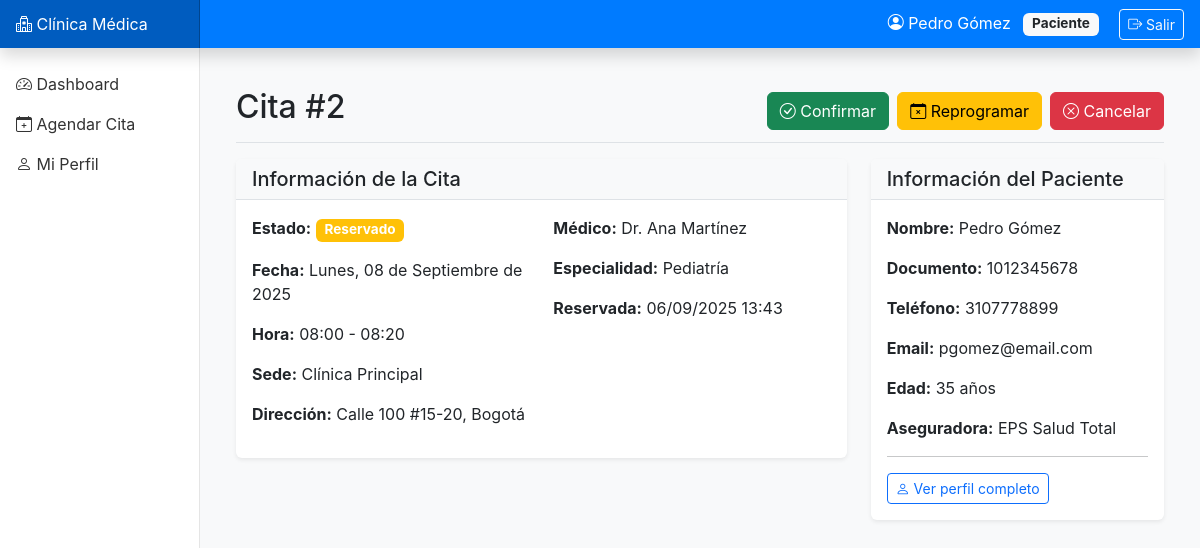
The app's page /appointments/2/ (signed in) with its own data.
### accounts/models.py (models this page shows, shortened)
class User(AbstractUser):
    ROLE_CHOICES = [
        ('ADMIN', 'Administrador'),
        ('RECEP', 'Recepción'),
        ('MEDICO', 'Médico'),
        ('PACIENTE', 'Paciente'),
        ('SOPORTE', 'Soporte/BI'),
    ]
    role = models.CharField(max_length=10, choices=ROLE_CHOICES, default='PACIENTE')
    phone = models.CharField(max_length=20, blank=True)
    document_id = models.CharField(max_length=20, unique=True, null=True, blank=True)
    class Meta:
        db_table = 'accounts_user'
        verbose_name = 'Usuario'
        verbose_name_plural = 'Usuarios'

### appointments/models.py (models this page shows, shortened)
class Appointment(models.Model):
    STATUS_CHOICES = [
        ('RESERVADO', 'Reservado'),
        ('CONFIRMADO', 'Confirmado'),
        ('REPROGRAMADO', 'Reprogramado'),
        ('CANCELADO_PAC', 'Cancelado por paciente'),
        ('CANCELADO_CLIN', 'Cancelado por clínica'),
        ('NO_SHOW', 'No asistió'),
        ('ATENDIDO', 'Atendido'),
    ]
    slot = models.OneToOneField('availability.Slot', on_delete=models.PROTECT, related_name='appointment')
    patient = models.ForeignKey('patients.Patient', on_delete=models.CASCADE, related_name='appointments')
    status = models.CharField(max_length=20, choices=STATUS_CHOICES, default='RESERVADO')
    booked_at = models.DateTimeField(auto_now_add=True, verbose_name='Fecha de reserva')
    confirmed_at = models.DateTimeField(null=True, blank=True, verbose_name='Fecha de confirmación')
    rescheduled_from = models.ForeignKey('self', null=True, blank=True, on_delete=models.SET_NULL, related_name='rescheduled_to')
    canceled_at = models.DateTimeField(null=True, blank=True, verbose_name='Fecha de cancelación')
    canceled_by = models.ForeignKey(settings.AUTH_USER_MODEL, null=True, blank=True, on_delete=models.SET_NULL, related_name='canceled_appointments')
    cancel_reason = models.TextField(blank=True, verbose_name='Motivo de cancelación')
    checked_in_at = models.DateTimeField(null=True, blank=True, verbose_name='Hora de check-in')
    attended_at = models.DateTimeField(null=True, blank=True, verbose_name='Hora de atención')
    no_show_marked_at = models.DateTimeField(null=True, blank=True, verbose_name='Marcado como no-show')
    notes = models.TextField(blank=True, verbose_name='Notas')
    class Meta:
        db_table = 'appointments_appointment'
        verbose_name = 'Cita'
        verbose_name_plural = 'Citas'
        ordering = ['-booked_at']

### availability/models.py (models this page shows, shortened)
class Slot(models.Model):
    STATUS_CHOICES = [
        ('LIBRE', 'Libre'),
        ('BLOQUEADO', 'Bloqueado'),
        ('OCUPADO', 'Ocupado'),
    ]
    SOURCE_CHOICES = [
        ('TPL', 'Plantilla'),
        ('EXCEPTION', 'Excepción'),
    ]
    doctor = models.ForeignKey(Doctor, on_delete=models.CASCADE, related_name='slots')
    location = models.ForeignKey(Location, on_delete=models.CASCADE)
    room = models.ForeignKey(Room, on_delete=models.SET_NULL, null=True, blank=True)
    appointment_type = models.ForeignKey(AppointmentType, on_delete=models.SET_NULL, null=True, blank=True)
    start_dt = models.DateTimeField(verbose_name='Fecha/hora inicio')
    end_dt = models.DateTimeField(verbose_name='Fecha/hora fin')
    status = models.CharField(max_length=10, choices=STATUS_CHOICES, default='LIBRE')
    source = models.CharField(max_length=10, choices=SOURCE_CHOICES, default='TPL')
    class Meta:
        db_table = 'availability_slot'
        verbose_name = 'Franja disponible'
        verbose_name_plural = 'Franjas disponibles'
        indexes = [
            models.Index(fields=['doctor', 'start_dt']),
            models.Index(fields=['location', 'start_dt']),
        ]
        unique_together = ['doctor', 'start_dt', 'room']
        ordering = ['start_dt']

### core/models.py (models this page shows, shortened)
class Location(models.Model):
    name = models.CharField(max_length=100, verbose_name='Nombre')
    address = models.TextField(verbose_name='Dirección')
    timezone = models.CharField(max_length=50, default='America/Bogota', verbose_name='Zona horaria')
    active = models.BooleanField(default=True, verbose_name='Activo')
    class Meta:
        db_table = 'core_location'
        verbose_name = 'Sede'
        verbose_name_plural = 'Sedes'
        ordering = ['name']

class Specialty(models.Model):
    name = models.CharField(max_length=100, unique=True, verbose_name='Nombre')
    code = models.CharField(max_length=10, unique=True, verbose_name='Código')
    class Meta:
        db_table = 'core_specialty'
        verbose_name = 'Especialidad'
        verbose_name_plural = 'Especialidades'
        ordering = ['name']

### doctors/models.py (models this page shows, shortened)
class Doctor(models.Model):
    user = models.OneToOneField(settings.AUTH_USER_MODEL, on_delete=models.CASCADE, related_name='doctor_profile')
    license_number = models.CharField(max_length=50, unique=True, verbose_name='Número de licencia')
    specialty = models.ForeignKey(Specialty, on_delete=models.PROTECT, related_name='doctors')
    locations = models.ManyToManyField(Location, related_name='doctors', verbose_name='Sedes')
    bio = models.TextField(blank=True, verbose_name='Biografía')
    active = models.BooleanField(default=True, verbose_name='Activo')
    class Meta:
        db_table = 'doctors_doctor'
        verbose_name = 'Médico'
        verbose_name_plural = 'Médicos'
        ordering = ['user__last_name', 'user__first_name']

### patients/models.py (models this page shows, shortened)
class Patient(models.Model):
    GENDER_CHOICES = [
        ('M', 'Masculino'),
        ('F', 'Femenino'),
        ('O', 'Otro'),
    ]
    user = models.OneToOneField(settings.AUTH_USER_MODEL, on_delete=models.CASCADE, related_name='patient_profile')
    birthdate = models.DateField(verbose_name='Fecha de nacimiento')
    gender = models.CharField(max_length=1, choices=GENDER_CHOICES)
    insurance = models.CharField(max_length=100, blank=True, verbose_name='Aseguradora')
    consent_given_at = models.DateTimeField(null=True, blank=True, verbose_name='Consentimiento otorgado')
    class Meta:
        db_table = 'patients_patient'
        verbose_name = 'Paciente'
        verbose_name_plural = 'Pacientes'

### appointments/views.py (the view)
# urls.py: path('<int:pk>/', views.appointment_detail, name='appointment_detail'),
@login_required
def appointment_detail(request, pk):
    appointment = get_object_or_404(
        Appointment.objects.select_related(
            'patient__user',
            'slot__doctor__user',
            'slot__location'
        ),
        pk=pk
    )
    context = {
        'appointment': appointment,
    }
    return render(request, 'appointments/appointment_detail.html', context)

### appointments/templatetags/filters.py (called while the page is built)
@register.filter
def age(birthdate):
    if not birthdate:
        return ""
    today = date.today()
    age = today.year - birthdate.year - ((today.month, today.day) < (birthdate.month, birthdate.day))
    return age

### templates/appointments/appointment_detail.html (shortened to what this page needs)
{% extends 'base.html' %}
{% block content %}
<div class="d-flex justify-content-between flex-wrap flex-md-nowrap align-items-center pt-3 pb-2 mb-3 border-bottom">
    <h1 class="h2">Cita #{{ appointment.id }}</h1>
    <div class="btn-toolbar mb-2 mb-md-0">
        {% if appointment.status == 'RESERVADO' %}
        <form method="post" action="{% url 'appointment_confirm' appointment.id %}" style="display:inline;">
            <button type="submit" class="btn btn-success me-2">
                <i class="bi bi-check-circle"></i> Confirmar
            </button>
        </form>
        {% endif %}
        {% if appointment.status in 'RESERVADO,CONFIRMADO' %}
        <a href="{% url 'appointment_reschedule' appointment.id %}" class="btn btn-warning me-2">
            <i class="bi bi-calendar-x"></i> Reprogramar
        </a>
        <button type="button" class="btn btn-danger" data-bs-toggle="modal" data-bs-target="#cancelModal">
            <i class="bi bi-x-circle"></i> Cancelar
        </button>
        {% endif %}
    </div>
</div>
<div class="row">
    <div class="col-md-8">
        <div class="card">
            <div class="card-header">
                <h5 class="mb-0">Información de la Cita</h5>
            </div>
            <div class="card-body">
                <div class="row">
                    <div class="col-md-6">
                        <p><strong>Estado:</strong>
                            {% if appointment.status == 'RESERVADO' %}
                                <span class="badge bg-warning">Reservado</span>
                            {% elif appointment.status == 'CONFIRMADO' %}
                                <span class="badge bg-success">Confirmado</span>
                            {% elif appointment.status == 'ATENDIDO' %}
                                <span class="badge bg-primary">Atendido</span>
                            {% else %}
                                <span class="badge bg-secondary">{{ appointment.get_status_display }}</span>
                            {% endif %}
                        </p>
                        <p><strong>Fecha:</strong> {{ appointment.slot.start_dt|date:"l, d \d\e F \d\e Y" }}</p>
                        <p><strong>Hora:</strong> {{ appointment.slot.start_dt|date:"H:i" }} - {{ appointment.slot.end_dt|date:"H:i" }}</p>
                        <p><strong>Sede:</strong> {{ appointment.slot.location.name }}</p>
                        <p><strong>Dirección:</strong> {{ appointment.slot.location.address }}</p>
                    </div>
                    <div class="col-md-6">
                        <p><strong>Médico:</strong> Dr. {{ appointment.slot.doctor.user.get_full_name }}</p>
                        <p><strong>Especialidad:</strong> {{ appointment.slot.doctor.specialty.name }}</p>
                        <p><strong>Reservada:</strong> {{ appointment.booked_at|date:"d/m/Y H:i" }}</p>
                    </div>
                </div>
            </div>
        </div>
    </div>
    <div class="col-md-4">
        <div class="card">
            <div class="card-header">
                <h5 class="mb-0">Información del Paciente</h5>
            </div>
            <div class="card-body">
                <p><strong>Nombre:</strong> {{ appointment.patient.user.get_full_name }}</p>
                <p><strong>Documento:</strong> {{ appointment.patient.user.document_id }}</p>
                <p><strong>Teléfono:</strong> {{ appointment.patient.user.phone }}</p>
                <p><strong>Email:</strong> {{ appointment.patient.user.email }}</p>
                <p><strong>Edad:</strong>
                    {% load filters %}
                    {{ appointment.patient.birthdate|age }} años
                </p>
                <p><strong>Aseguradora:</strong> {{ appointment.patient.insurance|default:"No especificada" }}</p>
                <hr>
                <a href="{% url 'patient_detail' appointment.patient.id %}" class="btn btn-outline-primary btn-sm">
                    <i class="bi bi-person"></i> Ver perfil completo
                </a>
            </div>
        </div>
    </div>
</div>
{% endblock %}

### templates/base.html (shortened to what this page needs)
<!DOCTYPE html>
<html lang="es">
<head>
    <link href="https://cdn.jsdelivr.net/npm/bootstrap@5.3.0/dist/css/bootstrap.min.css" rel="stylesheet">
    <link rel="stylesheet" href="https://cdn.jsdelivr.net/npm/bootstrap-icons@1.11.0/font/bootstrap-icons.css">
</head>
<body>
    <nav class="navbar navbar-dark fixed-top bg-primary flex-md-nowrap p-0 shadow">
        <a class="navbar-brand col-md-3 col-lg-2 me-0 px-3" href="{% url 'dashboard' %}">
            <i class="bi bi-hospital"></i> Clínica Médica
        </a>
        <div class="navbar-nav ms-auto">
            <div class="nav-item text-nowrap">
                <span class="nav-link px-3 text-white">
                    <i class="bi bi-person-circle"></i> {{ user.get_full_name|default:user.username }}
                    <span class="badge bg-light text-dark ms-2">{{ user.get_role_display }}</span>
                    <a href="{% url 'logout' %}" class="btn btn-sm btn-outline-light ms-3">
                        <i class="bi bi-box-arrow-right"></i> Salir
                    </a>
                </span>
            </div>
        </div>
    </nav>
    <nav id="sidebarMenu" class="col-md-3 col-lg-2 d-md-block sidebar collapse">
        <div class="sidebar-sticky pt-3">
            <ul class="nav flex-column">
                <li class="nav-item">
                    <a class="nav-link {% if request.resolver_match.url_name == 'dashboard' %}active{% endif %}" href="{% url 'dashboard' %}">
                        <i class="bi bi-speedometer2"></i> Dashboard
                    </a>
                </li>
                {% if user.role == 'PACIENTE' %}
                <li class="nav-item">
                    <a class="nav-link" href="{% url 'appointment_search' %}">
                        <i class="bi bi-calendar-plus"></i> Agendar Cita
                    </a>
                </li>
                {% endif %}
                <li class="nav-item">
                    <a class="nav-link {% if request.resolver_match.url_name == 'profile' %}active{% endif %}" href="{% url 'profile' %}">
                        <i class="bi bi-person"></i> Mi Perfil
                    </a>
                </li>
            </ul>
        </div>
    </nav>
    <main role="main" class="col-md-9 ms-sm-auto col-lg-10 px-md-4">
        <div class="container-fluid py-4">
            {% block content %}{% endblock %}
        </div>
    </main>
</body>
</html>

### templates/base.html (style rules this page uses)
:root { --primary-color: #0d6efd; --secondary-color: #6c757d; --success-color: #198754; --danger-color: #dc3545; --warning-color: #ffc107; --info-color: #0dcaf0; }
body { font-family: -apple-system, BlinkMacSystemFont, "Segoe UI", Roboto, "Helvetica Neue", Arial, sans-serif; background-color: #f8f9fa; }
.sidebar { position: fixed; top: 0; bottom: 0; left: 0; z-index: 100; padding: 48px 0 0; box-shadow: inset -1px 0 0 rgba(0, 0, 0, .1); background-color: #fff; }
.sidebar-sticky { position: sticky; top: 48px; height: calc(100vh - 48px); padding-top: .5rem; overflow-x: hidden; overflow-y: auto; }
.sidebar .nav-link { color: #333; padding: .5rem 1rem; }
.navbar-brand { padding-top: .75rem; padding-bottom: .75rem; font-size: 1rem; background-color: rgba(0, 0, 0, .25); box-shadow: inset -1px 0 0 rgba(0, 0, 0, .25); }
.navbar { background-color: #007bff !important; }
main { margin-left: 240px; padding-top: 48px; }
.card { border: none; box-shadow: 0 0.125rem 0.25rem rgba(0,0,0,0.075); margin-bottom: 1.5rem; }
.card-header { background-color: #f8f9fa; border-bottom: 1px solid #dee2e6; font-weight: 600; }
.badge { padding: 0.35em 0.65em; font-size: 0.85em; }

### records on screen
User: get_full_name "Pedro Gómez", role "Paciente"
Appointment: id "2", slot.start_dt "Lunes, 08 de Septiembre de 2025", slot.start_dt "08:00", slot.end_dt "08:20", slot.location.name "Clínica Principal", slot.location.address "Calle 100 #15-20, Bogotá", slot.doctor.user.get_full_name "Ana Martínez", slot.doctor.specialty.name "Pediatría", booked_at "06/09/2025 13:43", patient.user.get_full_name "Pedro Gómez", patient.user.document_id "1012345678", patient.user.phone "3107778899", patient.user.email "pgomez@email.com", patient.birthdate|age "35", patient.insurance "EPS Salud Total"
